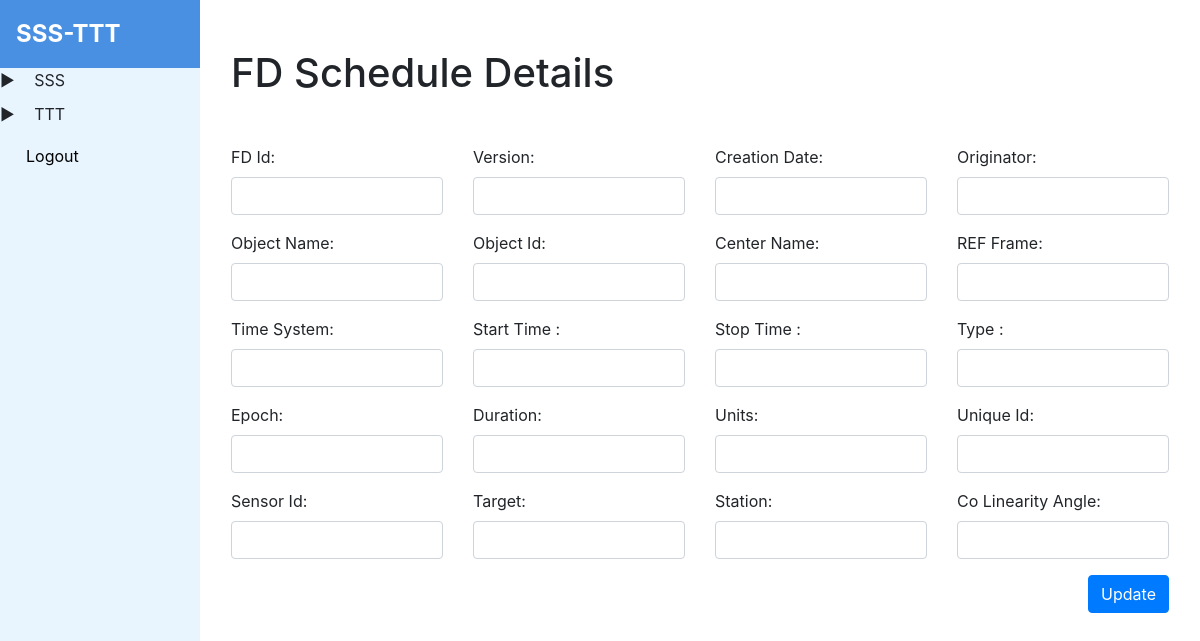
/fd_schedule/update/1 (signed in), run on an earlier commit of the app's database.
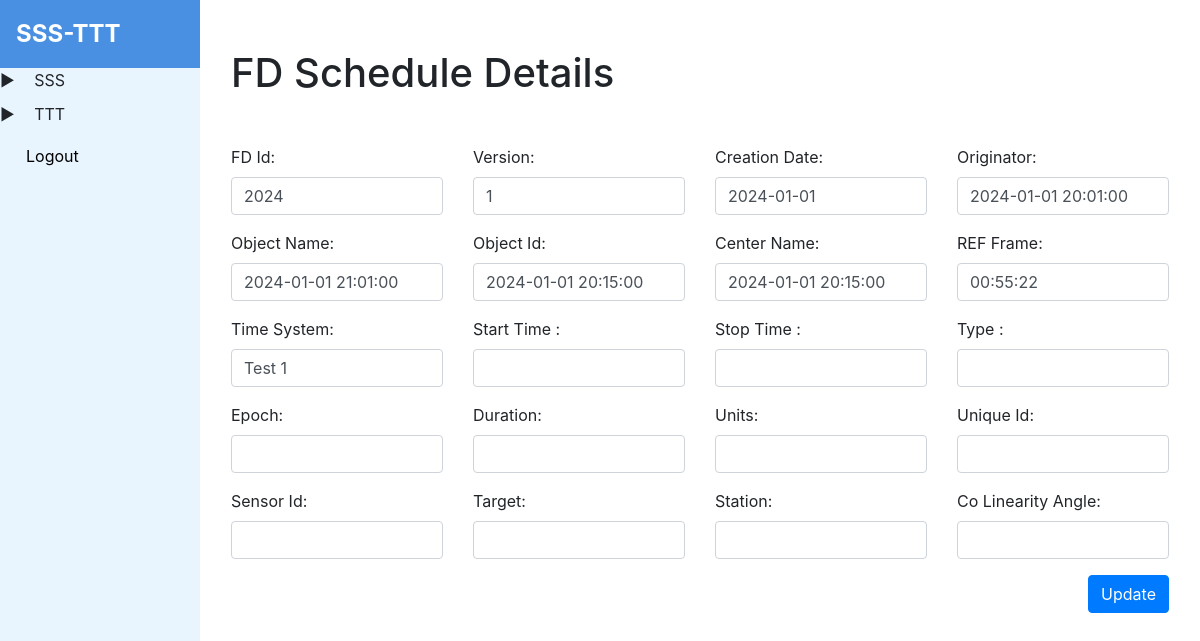
And on a later commit of the database.
### tables this page shows
CREATE TABLE 't_fd_schedule' (
        id INTEGER PRIMARY KEY AUTOINCREMENT,
        year INTEGER,
        day INTEGER,
        date DATE,
        penumbra_entry DATETIME NOT NULL,
        penumbra_exit DATETIME,
        umbra_entry DATETIME,
        umbra_exit DATETIME,
        duration VARCHAR(1000),
        ECL_TIME VARCHAR(255)
    );

### app.py (the view)
@app.route('/fd_schedule/update/<int:fd_schedule_id>')
@check_login
def fd_schedule_update_view(fd_schedule_id):
    data = get_record_by_table_name('t_fd_schedule', fd_schedule_id)
    return render_template('fd_schedule/fd_schedule_update.html', fd_schedule=data)

### app.py (called while the page is built)
def check_login(f):
    @wraps(f)
    def decorated_function(*args, **kwargs):
        if session.get('user') is None:
            return redirect(url_for('login'))
        return f(*args, **kwargs)
    return decorated_function

### db_helper.py (called while the page is built)
def get_record_by_table_name(table_name: str, record_id: int):
    cursor = conn.cursor()
    cursor.execute(f'SELECT * FROM {table_name} WHERE id = {record_id}')
    result = cursor.fetchone()
    cursor.close()
    return result

### templates/fd_schedule/fd_schedule_update.html (shortened to what the changed rows need)
{% extends 'base.html' %}
{% block content %}
  <div class="container my-5">
    <div class="row">
      <div class="col-12">
        <h1 class="text-start mb-5">FD Schedule Details</h1>
      </div>
    </div>
      <form method="POST" action="/api/fd_schedule/update/{{fd_schedule[0]}}">
        <div class="row">
          <div class="col-md-3">
            <div class="form-group">
              <label>FD Id:</label>
              <input type="text" class="form-control" id="fd_id" name="fd_id" value="{{ fd_schedule[1] }}">
            </div>
          </div>
          <div class="col-md-3">
            <div class="form-group">
              <label>Version:</label>
              <input type="text" class="form-control" id="version" name="version" value="{{ fd_schedule[2] }}">
            </div>
          </div>
          <div class="col-md-3">
            <div class="form-group">
              <label>Creation Date:</label>
              <input type="text" class="form-control" id="creation_date" name="creation_date" value="{{ fd_schedule[3] }}">
            </div>
          </div>
          <div class="col-md-3">
            <div class="form-group">
              <label>Originator:</label>
              <input type="text" class="form-control" id="originator" name="originator" value="{{ fd_schedule[4] }}">
            </div>
          </div>
        </div>
        <div class="row">
          <div class="col-md-3">
            <div class="form-group">
              <label>Object Name:</label>
              <input type="text" class="form-control" id="object_name" name="object_name" value="{{ fd_schedule[5] }}">
            </div>
          </div>
          <div class="col-md-3">
            <div class="form-group">
              <label>Object Id:</label>
              <input type="text" class="form-control" id="object_id" name="object_id" value="{{ fd_schedule[6] }}">
            </div>
          </div>
          <div class="col-md-3">
            <div class="form-group">
              <label>Center Name:</label>
              <input type="text" class="form-control" id="center_name" name="center_name" value="{{ fd_schedule[7] }}">
            </div>
          </div>
          <div class="col-md-3">
            <div class="form-group">
              <label>REF Frame:</label>
              <input type="text" class="form-control" id="ref_frame" name="ref_frame" value="{{ fd_schedule[8] }}">
            </div>
          </div>
        </div>
        <div class="row">
          <div class="col-md-3">
            <div class="form-group">
              <label>Time System:</label>
              <input type="text" class="form-control" id="time_system" name="time_system" value="{{ fd_schedule[9] }}">
            </div>
          </div>
        </div>
        </form>
  </div>
{% endblock %}

What changed in the data, as far as the page shows it:
added t_fd_schedule: fd_id "2024", version "1", creation_date "2024-01-01", originator "2024-01-01 20:01:00", object_name "2024-01-01 21:01:00", object_id "2024-01-01 20:15:00", center_name "2024-01-01 20:15:00", ref_frame "00:55:22", time_system "Test 1"
